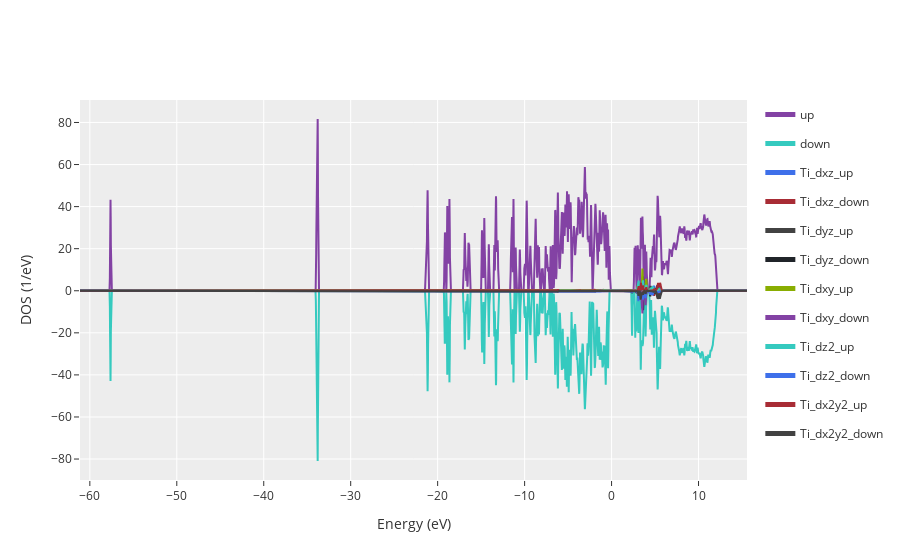

Notebook code for this chart:
### Code cell
calc.dos.plot(selection="dxz(Ti), dyz(Ti), dxy(Ti), dz2(Ti), dx2y2(Ti)")

### Figure 1 — Plotly figure (JSON) as saved in the notebook; plotly's stock layout.template omitted (floating-point values rounded to 4 significant figures; data arrays with more than 128 entries replaced by an {"elided": "..."} marker saying what was removed)
{"data": [{"legendgroup": "up", "line": {"color": "#8342A4"}, "name": "up", "showlegend": true, "type": "scatter", "x": {"elided": "4000 float values"}, "y": {"elided": "4000 float values"}, "yaxis": "y"}, {"legendgroup": "down", "line": {"color": "#35CABF"}, "name": "down", "showlegend": true, "type": "scatter", "x": {"elided": "4000 float values"}, "y": {"elided": "4000 float values"}, "yaxis": "y"}, {"legendgroup": "Ti_dxz_up", "line": {"color": "#3E70EA"}, "name": "Ti_dxz_up", "showlegend": true, "type": "scatter", "x": {"elided": "4000 float values"}, "y": {"elided": "4000 float values"}, "yaxis": "y"}, {"legendgroup": "Ti_dxz_down", "line": {"color": "#A82C35"}, "name": "Ti_dxz_down", "showlegend": true, "type": "scatter", "x": {"elided": "4000 float values"}, "y": {"elided": "4000 float values"}, "yaxis": "y"}, {"legendgroup": "Ti_dyz_up", "line": {"color": "#424242"}, "name": "Ti_dyz_up", "showlegend": true, "type": "scatter", "x": {"elided": "4000 float values"}, "y": {"elided": "4000 float values"}, "yaxis": "y"}, {"legendgroup": "Ti_dyz_down", "line": {"color": "#202429"}, "name": "Ti_dyz_down", "showlegend": true, "type": "scatter", "x": {"elided": "4000 float values"}, "y": {"elided": "4000 float values"}, "yaxis": "y"}, {"legendgroup": "Ti_dxy_up", "line": {"color": "#89AD01"}, "name": "Ti_dxy_up", "showlegend": true, "type": "scatter", "x": {"elided": "4000 float values"}, "y": {"elided": "4000 float values"}, "yaxis": "y"}, {"legendgroup": "Ti_dxy_down", "line": {"color": "#8342A4"}, "name": "Ti_dxy_down", "showlegend": true, "type": "scatter", "x": {"elided": "4000 float values"}, "y": {"elided": "4000 float values"}, "yaxis": "y"}, {"legendgroup": "Ti_dz2_up", "line": {"color": "#35CABF"}, "name": "Ti_dz2_up", "showlegend": true, "type": "scatter", "x": {"elided": "4000 float values"}, "y": {"elided": "4000 float values"}, "yaxis": "y"}, {"legendgroup": "Ti_dz2_down", "line": {"color": "#3E70EA"}, "name": "Ti_dz2_down", "showlegend": true, "type": "scatter", "x": {"elided": "4000 float values"}, "y": {"elided": "4000 float values"}, "yaxis": "y"}, {"legendgroup": "Ti_dx2y2_up", "line": {"color": "#A82C35"}, "name": "Ti_dx2y2_up", "showlegend": true, "type": "scatter", "x": {"elided": "4000 float values"}, "y": {"elided": "4000 float values"}, "yaxis": "y"}, {"legendgroup": "Ti_dx2y2_down", "line": {"color": "#424242"}, "name": "Ti_dx2y2_down", "showlegend": true, "type": "scatter", "x": {"elided": "4000 float values"}, "y": {"elided": "4000 float values"}, "yaxis": "y"}], "layout": {"legend": {"itemsizing": "constant"}, "xaxis": {"title": {"text": "Energy (eV)"}}, "yaxis": {"title": {"text": "DOS (1/eV)"}}}}
